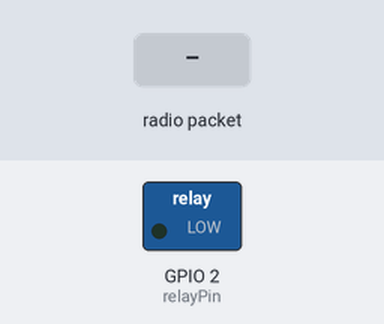
Bench run of a sketch on a simulated ESP32. Parts: switched loads named in the sketch (green lamp = pin HIGH). The inputs (shaded band) are chosen by the test bench. What the sketch prints to the serial monitor is not drawn.

Above: at 1.3 s.
1.4 s: radio packet "1" arrives
At 1.8 s:
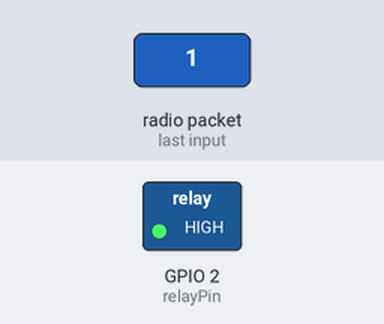
Timing chart, 0 to 4.4 s (numbered marks = the images above; inputs shaded):
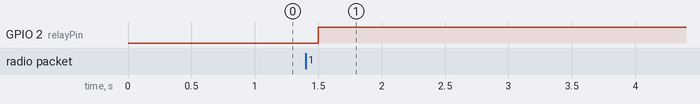

Measured:
- after the input at 1.4 s, GPIO 2 (relayPin): LOW → HIGH after 0.10 s

The sketch:

bulb.ino
```cpp
// This is the main code for the invention light bulb modules

// The module listens for signals from the hub module
// The module can receive lightTurnedOn = true or false and acts accordingly.

// Libraries
#include <esp_now.h>
#include <WiFi.h>

// SETTINGS
int bulb_ID = 1;

// ESP-NOW identification of hub
uint8_t hub_mac[] = { 0x48, 0x27, 0xE2, 0xE7, 0x1B, 0xF4 };

// Pins
const int relayPin = 2;

// Main variable
volatile bool lightTurnedOn = false;

// Function to handle incoming data
// This function is called when data is received from the hub (like an interrupt handler)
void OnDataRecv(const esp_now_recv_info_t *info, const uint8_t *data, int len) {
    if (len == sizeof(uint8_t)) {
        uint8_t received = *data;
        lightTurnedOn = (received != 0);
    }
}

void setup() {
    Serial.begin(115200);

    // Set device as a Wi-Fi Station
    WiFi.mode(WIFI_STA);
    WiFi.disconnect();
    delay(100);

    // Init ESP-NOW
    if (esp_now_init() != ESP_OK) {
        Serial.println("Error initializing ESP-NOW");
        return;
    }

    // Register receive callback
    esp_now_register_recv_cb(OnDataRecv);

    // Set relay pin as output
    pinMode(relayPin, OUTPUT);
    pinMode(LED_BUILTIN, OUTPUT);
    digitalWrite(relayPin, LOW);

    Serial.println();
    Serial.print("✅ Light bulb ready. ");
    Serial.print("Bulb [[");
    Serial.print(bulb_ID);
    Serial.println("]] at your service!");
    Serial.println();
}

void loop() {
    // set relay state
    digitalWrite(relayPin, lightTurnedOn ? HIGH : LOW);
    // set LED state
    digitalWrite(LED_BUILTIN, lightTurnedOn ? HIGH : LOW);
    delay(100);
}
```
